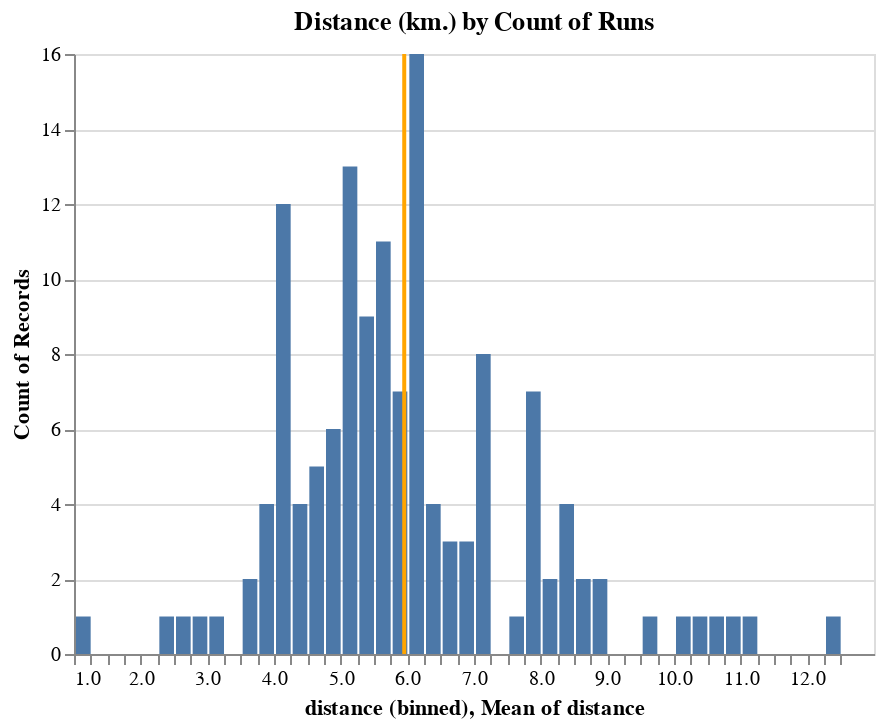

This figure's notebook cell:
### Code cell
data = df.loc[df.type=='Run',:]

bar = alt.Chart(data).mark_bar().encode(
    alt.X('distance:Q', bin=alt.Bin(step=.25)),
    alt.Y('count()')
)

bar.title = 'Distance (km.) by Count of Runs'

rule = alt.Chart(data).mark_rule(color='orange').encode(
    x='mean(distance):Q',
    size=alt.value(2)
)

bar + rule

### Figure 1 — Vega-Lite specification as saved in the notebook (floating-point values rounded to 4 significant figures; data arrays with more than 128 entries replaced by an {"elided": "..."} marker saying what was removed)
{"$schema": "https://vega.github.io/schema/vega-lite/v2.6.0.json", "config": {"view": {"height": 300, "width": 400}}, "datasets": {"data-d801f0e9daecfb6f0b0a61b9462e8e77": {"elided": "137 records"}}, "layer": [{"data": {"name": "data-d801f0e9daecfb6f0b0a61b9462e8e77"}, "encoding": {"x": {"bin": {"step": 0.25}, "field": "distance", "type": "quantitative"}, "y": {"aggregate": "count", "type": "quantitative"}}, "mark": "bar", "title": "Distance (km.) by Count of Runs"}, {"data": {"name": "data-d801f0e9daecfb6f0b0a61b9462e8e77"}, "encoding": {"size": {"value": 2}, "x": {"aggregate": "mean", "field": "distance", "type": "quantitative"}}, "mark": {"color": "orange", "type": "rule"}}]}
